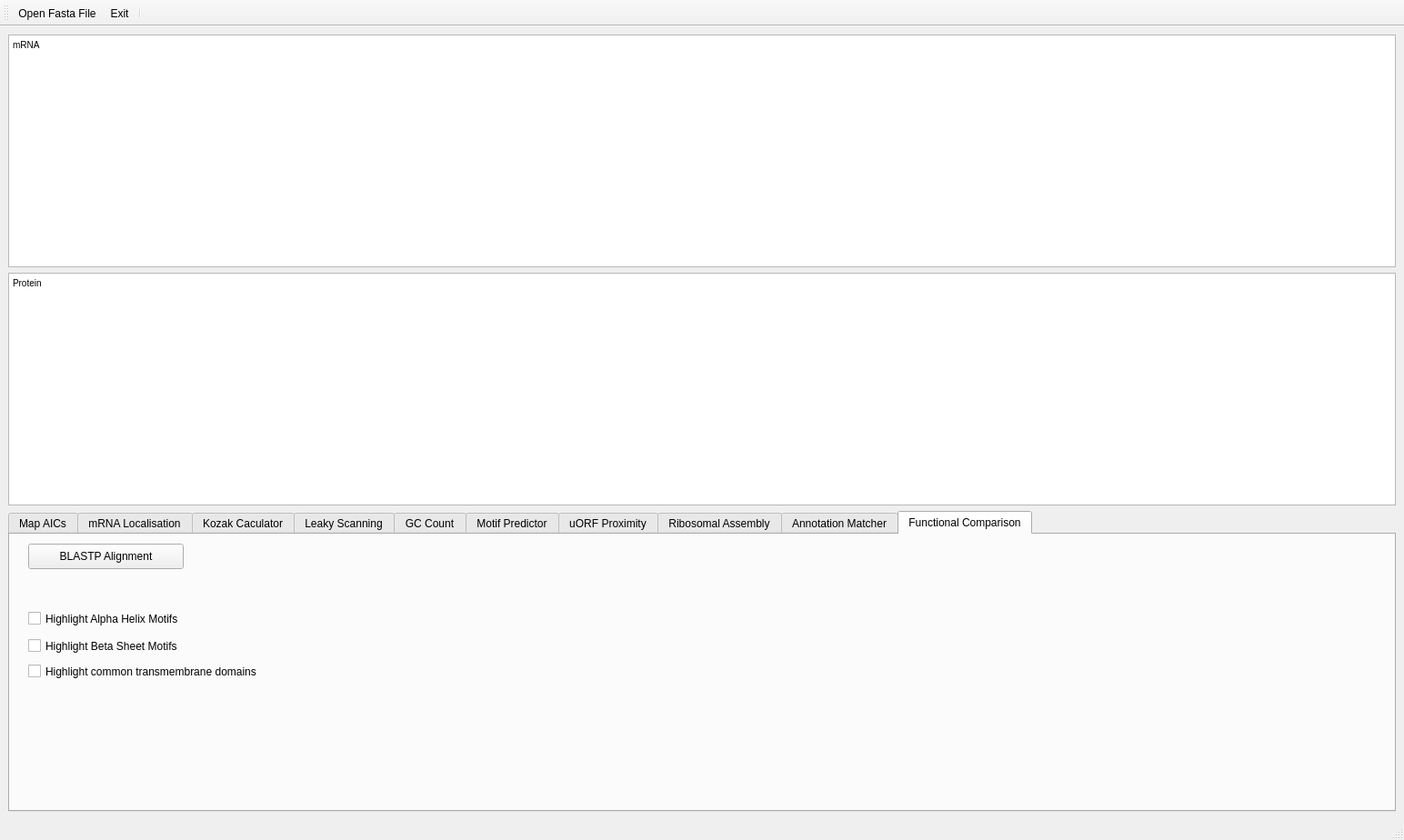
<?xml version="1.0" encoding="UTF-8"?>
<ui version="4.0">
 <class>MainWindow</class>
 <widget class="QMainWindow" name="MainWindow">
  <property name="geometry">
   <rect>
    <x>0</x>
    <y>0</y>
    <width>1544</width>
    <height>924</height>
   </rect>
  </property>
  <property name="minimumSize">
   <size>
    <width>640</width>
    <height>480</height>
   </size>
  </property>
  <property name="windowTitle">
   <string>INITIATOR SET</string>
  </property>
  <property name="windowIcon">
   <iconset>
    <normaloff>../../../../media/Athamanatha/ee533586-5e99-4530-bbd4-33a5088972e4/initiator-set-gui-py-master_03Aug2022/initiator-set-gui-py-master/gui/resources/logo.png</normaloff>../../../../media/Athamanatha/ee533586-5e99-4530-bbd4-33a5088972e4/initiator-set-gui-py-master_03Aug2022/initiator-set-gui-py-master/gui/resources/logo.png</iconset>
  </property>
  <widget class="QWidget" name="centralwidget">
   <layout class="QVBoxLayout" name="verticalLayout_6">
    <item>
     <widget class="QTextEdit" name="showmRNA">
      <property name="readOnly">
       <bool>true</bool>
      </property>
      <property name="html">
       <string>&lt;!DOCTYPE HTML PUBLIC &quot;-//W3C//DTD HTML 4.0//EN&quot; &quot;http://www.w3.org/TR/REC-html40/strict.dtd&quot;&gt;
&lt;html&gt;&lt;head&gt;&lt;meta name=&quot;qrichtext&quot; content=&quot;1&quot; /&gt;&lt;style type=&quot;text/css&quot;&gt;
p, li { white-space: pre-wrap; }
&lt;/style&gt;&lt;/head&gt;&lt;body style=&quot; font-family:'Noto Sans'; font-size:10.5pt; font-weight:400; font-style:normal;&quot;&gt;
&lt;p style=&quot; margin-top:0px; margin-bottom:0px; margin-left:0px; margin-right:0px; -qt-block-indent:0; text-indent:0px;&quot;&gt;&lt;span style=&quot; font-family:'MS Shell Dlg 2'; font-size:7.8pt;&quot;&gt;mRNA&lt;/span&gt;&lt;/p&gt;&lt;/body&gt;&lt;/html&gt;</string>
      </property>
     </widget>
    </item>
    <item>
     <widget class="QTextEdit" name="showProtein">
      <property name="readOnly">
       <bool>true</bool>
      </property>
      <property name="html">
       <string>&lt;!DOCTYPE HTML PUBLIC &quot;-//W3C//DTD HTML 4.0//EN&quot; &quot;http://www.w3.org/TR/REC-html40/strict.dtd&quot;&gt;
&lt;html&gt;&lt;head&gt;&lt;meta name=&quot;qrichtext&quot; content=&quot;1&quot; /&gt;&lt;style type=&quot;text/css&quot;&gt;
p, li { white-space: pre-wrap; }
&lt;/style&gt;&lt;/head&gt;&lt;body style=&quot; font-family:'Noto Sans'; font-size:10.5pt; font-weight:400; font-style:normal;&quot;&gt;
&lt;p style=&quot; margin-top:0px; margin-bottom:0px; margin-left:0px; margin-right:0px; -qt-block-indent:0; text-indent:0px;&quot;&gt;&lt;span style=&quot; font-family:'MS Shell Dlg 2'; font-size:7.8pt;&quot;&gt;Protein&lt;/span&gt;&lt;/p&gt;&lt;/body&gt;&lt;/html&gt;</string>
      </property>
     </widget>
    </item>
    <item>
     <widget class="QTabWidget" name="tabSubmodules">
      <property name="enabled">
       <bool>true</bool>
      </property>
      <property name="minimumSize">
       <size>
        <width>1211</width>
        <height>0</height>
       </size>
      </property>
      <property name="currentIndex">
       <number>9</number>
      </property>
      <widget class="QWidget" name="MapAICs">
       <property name="toolTip">
        <string>&lt;html&gt;&lt;head/&gt;&lt;body&gt;&lt;p&gt;MapAICs&lt;/p&gt;&lt;/body&gt;&lt;/html&gt;</string>
       </property>
       <property name="toolTipDuration">
        <number>1</number>
       </property>
       <property name="whatsThis">
        <string>&lt;html&gt;&lt;head/&gt;&lt;body&gt;&lt;p&gt;MapAICs&lt;/p&gt;&lt;/body&gt;&lt;/html&gt;</string>
       </property>
       <property name="accessibleName">
        <string>MapAICs</string>
       </property>
       <property name="accessibleDescription">
        <string>MapAICs</string>
       </property>
       <property name="styleSheet">
        <string notr="true">MapAICs</string>
       </property>
       <attribute name="title">
        <string>Map AICs</string>
       </attribute>
       <widget class="QWidget" name="layoutWidget">
        <property name="geometry">
         <rect>
          <x>10</x>
          <y>11</y>
          <width>1181</width>
          <height>274</height>
         </rect>
        </property>
        <layout class="QHBoxLayout" name="horizontalLayout_4">
         <item>
          <layout class="QVBoxLayout" name="verticalLayout_5">
           <property name="sizeConstraint">
            <enum>QLayout::SetFixedSize</enum>
           </property>
           <item>
            <layout class="QGridLayout" name="gridLayout_2">
             <item row="0" column="0">
              <widget class="QCheckBox" name="checkBox">
               <property name="text">
                <string>Relative to 100</string>
               </property>
              </widget>
             </item>
             <item row="1" column="0">
              <widget class="QCheckBox" name="displayMapAICsResult">
               <property name="enabled">
                <bool>false</bool>
               </property>
               <property name="cursor">
                <cursorShape>PointingHandCursor</cursorShape>
               </property>
               <property name="text">
                <string>Display on sequence</string>
               </property>
               <property name="checked">
                <bool>true</bool>
               </property>
              </widget>
             </item>
            </layout>
           </item>
           <item>
            <widget class="QGroupBox" name="groupBox_3">
             <property name="maximumSize">
              <size>
               <width>10000</width>
               <height>16777215</height>
              </size>
             </property>
             <property name="title">
              <string>From file</string>
             </property>
             <layout class="QVBoxLayout" name="verticalLayout_3">
              <property name="spacing">
               <number>0</number>
              </property>
              <property name="leftMargin">
               <number>0</number>
              </property>
              <property name="topMargin">
               <number>9</number>
              </property>
              <property name="rightMargin">
               <number>0</number>
              </property>
              <property name="bottomMargin">
               <number>0</number>
              </property>
              <item>
               <widget class="QPushButton" name="selectMapAICsData">
                <property name="enabled">
                 <bool>true</bool>
                </property>
                <property name="sizePolicy">
                 <sizepolicy hsizetype="Minimum" vsizetype="Fixed">
                  <horstretch>0</horstretch>
                  <verstretch>0</verstretch>
                 </sizepolicy>
                </property>
                <property name="minimumSize">
                 <size>
                  <width>200</width>
                  <height>30</height>
                 </size>
                </property>
                <property name="maximumSize">
                 <size>
                  <width>10000</width>
                  <height>16777215</height>
                 </size>
                </property>
                <property name="toolTip">
                 <string>Select data File</string>
                </property>
                <property name="toolTipDuration">
                 <number>1</number>
                </property>
                <property name="text">
                 <string>Data Selector</string>
                </property>
               </widget>
              </item>
             </layout>
            </widget>
           </item>
           <item>
            <widget class="QGroupBox" name="groupBox_6">
             <property name="maximumSize">
              <size>
               <width>10000</width>
               <height>16777215</height>
              </size>
             </property>
             <property name="title">
              <string>Apply probabilities to codons (all reading frames)</string>
             </property>
             <layout class="QVBoxLayout" name="verticalLayout_12">
              <property name="spacing">
               <number>0</number>
              </property>
              <property name="leftMargin">
               <number>0</number>
              </property>
              <property name="topMargin">
               <number>9</number>
              </property>
              <property name="rightMargin">
               <number>0</number>
              </property>
              <property name="bottomMargin">
               <number>0</number>
              </property>
              <item>
               <widget class="QPushButton" name="analyzeMapAICs">
                <property name="sizePolicy">
                 <sizepolicy hsizetype="Minimum" vsizetype="Fixed">
                  <horstretch>0</horstretch>
                  <verstretch>0</verstretch>
                 </sizepolicy>
                </property>
                <property name="minimumSize">
                 <size>
                  <width>200</width>
                  <height>30</height>
                 </size>
                </property>
                <property name="maximumSize">
                 <size>
                  <width>10000</width>
                  <height>16777215</height>
                 </size>
                </property>
                <property name="toolTip">
                 <string>Analyze AICs</string>
                </property>
                <property name="toolTipDuration">
                 <number>1000</number>
                </property>
                <property name="text">
                 <string>Analyze</string>
                </property>
               </widget>
              </item>
             </layout>
            </widget>
           </item>
           <item>
            <spacer name="verticalSpacer_2">
             <property name="orientation">
              <enum>Qt::Vertical</enum>
             </property>
             <property name="sizeHint" stdset="0">
              <size>
               <width>360</width>
               <height>18</height>
              </size>
             </property>
            </spacer>
           </item>
           <item>
            <spacer name="verticalSpacer">
             <property name="orientation">
              <enum>Qt::Vertical</enum>
             </property>
             <property name="sizeHint" stdset="0">
              <size>
               <width>17</width>
               <height>28</height>
              </size>
             </property>
            </spacer>
           </item>
          </layout>
         </item>
         <item>
          <widget class="QGroupBox" name="groupBox_2">
           <property name="title">
            <string>Data</string>
           </property>
           <layout class="QGridLayout" name="gridLayout_4">
            <item row="0" column="0">
             <layout class="QVBoxLayout" name="verticalLayout">
              <item>
               <widget class="QTableWidget" name="tableWidgetMapAICs">
                <property name="minimumSize">
                 <size>
                  <width>431</width>
                  <height>181</height>
                 </size>
                </property>
                <property name="sortingEnabled">
                 <bool>false</bool>
                </property>
                <property name="rowCount">
                 <number>64</number>
                </property>
                <property name="columnCount">
                 <number>3</number>
                </property>
                <attribute name="horizontalHeaderVisible">
                 <bool>false</bool>
                </attribute>
                <attribute name="horizontalHeaderCascadingSectionResizes">
                 <bool>false</bool>
                </attribute>
                <attribute name="horizontalHeaderShowSortIndicator" stdset="0">
                 <bool>false</bool>
                </attribute>
                <attribute name="verticalHeaderCascadingSectionResizes">
                 <bool>false</bool>
                </attribute>
                <attribute name="verticalHeaderShowSortIndicator" stdset="0">
                 <bool>false</bool>
                </attribute>
                <row/>
                <row/>
                <row/>
                <row/>
                <row/>
                <row/>
                <row/>
                <row/>
                <row/>
                <row/>
                <row/>
                <row/>
                <row/>
                <row/>
                <row/>
                <row/>
                <row/>
                <row/>
                <row/>
                <row/>
                <row/>
                <row/>
                <row/>
                <row/>
                <row/>
                <row/>
                <row/>
                <row/>
                <row/>
                <row/>
                <row/>
                <row/>
                <row/>
                <row/>
                <row/>
                <row/>
                <row/>
                <row/>
                <row/>
                <row/>
                <row/>
                <row/>
                <row/>
                <row/>
                <row/>
                <row/>
                <row/>
                <row/>
                <row/>
                <row/>
                <row/>
                <row/>
                <row/>
                <row/>
                <row/>
                <row/>
                <row/>
                <row/>
                <row/>
                <row/>
                <row/>
                <row/>
                <row/>
                <row/>
                <column>
                 <property name="text">
                  <string>Codon</string>
                 </property>
                </column>
                <column>
                 <property name="text">
                  <string>Weight</string>
                 </property>
                </column>
                <column>
                 <property name="text">
                  <string>Normal</string>
                 </property>
                </column>
               </widget>
              </item>
              <item>
               <layout class="QHBoxLayout" name="horizontalLayout_3">
                <item>
                 <widget class="QPushButton" name="saveMapAICsData">
                  <property name="text">
                   <string>Save</string>
                  </property>
                 </widget>
                </item>
                <item>
                 <widget class="QPushButton" name="resetMapAICsData">
                  <property name="text">
                   <string>Reset</string>
                  </property>
                 </widget>
                </item>
               </layout>
              </item>
             </layout>
            </item>
           </layout>
          </widget>
         </item>
         <item>
          <spacer name="horizontalSpacer_2">
           <property name="orientation">
            <enum>Qt::Horizontal</enum>
           </property>
           <property name="sizeHint" stdset="0">
            <size>
             <width>346</width>
             <height>20</height>
            </size>
           </property>
          </spacer>
         </item>
        </layout>
       </widget>
      </widget>
      <widget class="QWidget" name="mRNALocalisation">
       <attribute name="title">
        <string>mRNA Localisation</string>
       </attribute>
      </widget>
      <widget class="QWidget" name="KozakCaculator">
       <attribute name="title">
        <string>Kozak Caculator</string>
       </attribute>
       <layout class="QHBoxLayout" name="horizontalLayout_2">
        <item>
         <layout class="QVBoxLayout" name="verticalLayout_4">
          <item>
           <widget class="QGroupBox" name="groupConservedThreshold">
            <property name="minimumSize">
             <size>
              <width>150</width>
              <height>59</height>
             </size>
            </property>
            <property name="title">
             <string>Conserved Threshold</string>
            </property>
            <layout class="QGridLayout" name="gridLayout">
             <item row="0" column="0">
              <widget class="QLineEdit" name="showConservedThreshold"/>
             </item>
            </layout>
           </widget>
          </item>
          <item>
           <widget class="QGroupBox" name="groupConserved">
            <property name="minimumSize">
             <size>
              <width>150</width>
              <height>59</height>
             </size>
            </property>
            <property name="title">
             <string>Conserved</string>
            </property>
            <layout class="QGridLayout" name="gridLayout_3">
             <item row="0" column="0">
              <widget class="QLineEdit" name="showConversed"/>
             </item>
            </layout>
           </widget>
          </item>
          <item>
           <widget class="QGroupBox" name="groupBox_4">
            <property name="title">
             <string>From File</string>
            </property>
            <layout class="QGridLayout" name="gridLayout_6">
             <property name="leftMargin">
              <number>0</number>
             </property>
             <property name="rightMargin">
              <number>0</number>
             </property>
             <property name="bottomMargin">
              <number>0</number>
             </property>
             <item row="0" column="1">
              <widget class="QPushButton" name="selectKozakData">
               <property name="minimumSize">
                <size>
                 <width>0</width>
                 <height>0</height>
                </size>
               </property>
               <property name="maximumSize">
                <size>
                 <width>1500</width>
                 <height>509</height>
                </size>
               </property>
               <property name="text">
                <string>Data Selector</string>
               </property>
              </widget>
             </item>
            </layout>
           </widget>
          </item>
          <item>
           <widget class="QPushButton" name="analyzeKozakContext">
            <property name="minimumSize">
             <size>
              <width>0</width>
              <height>40</height>
             </size>
            </property>
            <property name="toolTip">
             <string>Analyze AICs</string>
            </property>
            <property name="toolTipDuration">
             <number>1000</number>
            </property>
            <property name="styleSheet">
             <string notr="true"/>
            </property>
            <property name="text">
             <string>Analyze</string>
            </property>
           </widget>
          </item>
          <item>
           <spacer name="verticalSpacer_4">
            <property name="orientation">
             <enum>Qt::Vertical</enum>
            </property>
            <property name="sizeHint" stdset="0">
             <size>
              <width>20</width>
              <height>13</height>
             </size>
            </property>
           </spacer>
          </item>
          <item>
           <spacer name="verticalSpacer_3">
            <property name="orientation">
             <enum>Qt::Vertical</enum>
            </property>
            <property name="sizeHint" stdset="0">
             <size>
              <width>20</width>
              <height>18</height>
             </size>
            </property>
           </spacer>
          </item>
         </layout>
        </item>
        <item>
         <widget class="QGroupBox" name="KozakContext">
          <property name="sizePolicy">
           <sizepolicy hsizetype="Preferred" vsizetype="Preferred">
            <horstretch>0</horstretch>
            <verstretch>0</verstretch>
           </sizepolicy>
          </property>
          <property name="title">
           <string>Kozak Context</string>
          </property>
          <layout class="QVBoxLayout" name="verticalLayout_8">
           <item>
            <layout class="QVBoxLayout" name="verticalLayout_7">
             <item>
              <widget class="QTableWidget" name="tableWidgetKozak">
               <property name="sizePolicy">
                <sizepolicy hsizetype="Preferred" vsizetype="Preferred">
                 <horstretch>100</horstretch>
                 <verstretch>50</verstretch>
                </sizepolicy>
               </property>
               <property name="minimumSize">
                <size>
                 <width>800</width>
                 <height>150</height>
                </size>
               </property>
               <property name="sizeAdjustPolicy">
                <enum>QAbstractScrollArea::AdjustToContents</enum>
               </property>
               <property name="rowCount">
                <number>6</number>
               </property>
               <row>
                <property name="text">
                 <string>Context name</string>
                </property>
               </row>
               <row>
                <property name="text">
                 <string>Importance</string>
                </property>
               </row>
               <row>
                <property name="text">
                 <string>A Weight</string>
                </property>
               </row>
               <row>
                <property name="text">
                 <string>U Weight</string>
                </property>
               </row>
               <row>
                <property name="text">
                 <string>G Weight</string>
                </property>
               </row>
               <row>
                <property name="text">
                 <string>C Weight</string>
                </property>
               </row>
               <column>
                <property name="text">
                 <string>+1 pos</string>
                </property>
               </column>
               <column>
                <property name="text">
                 <string>+2 pos</string>
                </property>
               </column>
               <column>
                <property name="text">
                 <string>+3 pos</string>
                </property>
               </column>
              </widget>
             </item>
             <item>
              <layout class="QHBoxLayout" name="horizontalLayout">
               <item>
                <widget class="QPushButton" name="saveKozakContext">
                 <property name="text">
                  <string>Save</string>
                 </property>
                </widget>
               </item>
               <item>
                <widget class="QPushButton" name="resetKozakContext">
                 <property name="text">
                  <string>Reset</string>
                 </property>
                </widget>
               </item>
              </layout>
             </item>
            </layout>
           </item>
          </layout>
         </widget>
        </item>
       </layout>
      </widget>
      <widget class="QWidget" name="LeakyScanning">
       <attribute name="title">
        <string>Leaky Scanning</string>
       </attribute>
       <layout class="QHBoxLayout" name="horizontalLayout_6">
        <item>
         <layout class="QHBoxLayout" name="horizontalLayout_5">
          <item>
           <layout class="QVBoxLayout" name="verticalLayout_11">
            <item>
             <widget class="QPushButton" name="calculateLeaky">
              <property name="sizePolicy">
               <sizepolicy hsizetype="Fixed" vsizetype="Fixed">
                <horstretch>0</horstretch>
                <verstretch>0</verstretch>
               </sizepolicy>
              </property>
              <property name="minimumSize">
               <size>
                <width>200</width>
                <height>0</height>
               </size>
              </property>
              <property name="maximumSize">
               <size>
                <width>200</width>
                <height>16777215</height>
               </size>
              </property>
              <property name="text">
               <string>Calculate</string>
              </property>
             </widget>
            </item>
            <item>
             <widget class="QPushButton" name="translate2Protein">
              <property name="sizePolicy">
               <sizepolicy hsizetype="Fixed" vsizetype="Fixed">
                <horstretch>0</horstretch>
                <verstretch>0</verstretch>
               </sizepolicy>
              </property>
              <property name="minimumSize">
               <size>
                <width>200</width>
                <height>0</height>
               </size>
              </property>
              <property name="maximumSize">
               <size>
                <width>200</width>
                <height>16777215</height>
               </size>
              </property>
              <property name="text">
               <string>Translate to Protein</string>
              </property>
             </widget>
            </item>
            <item>
             <layout class="QVBoxLayout" name="verticalLayout_10">
              <item>
               <widget class="QLabel" name="label_2">
                <property name="sizePolicy">
                 <sizepolicy hsizetype="Fixed" vsizetype="Fixed">
                  <horstretch>0</horstretch>
                  <verstretch>0</verstretch>
                 </sizepolicy>
                </property>
                <property name="text">
                 <string>Threshold</string>
                </property>
               </widget>
              </item>
              <item>
               <widget class="QLineEdit" name="showThresholdLeaky">
                <property name="sizePolicy">
                 <sizepolicy hsizetype="Fixed" vsizetype="Fixed">
                  <horstretch>0</horstretch>
                  <verstretch>0</verstretch>
                 </sizepolicy>
                </property>
                <property name="minimumSize">
                 <size>
                  <width>200</width>
                  <height>0</height>
                 </size>
                </property>
                <property name="maximumSize">
                 <size>
                  <width>200</width>
                  <height>16777215</height>
                 </size>
                </property>
               </widget>
              </item>
             </layout>
            </item>
            <item>
             <layout class="QVBoxLayout" name="verticalLayout_9">
              <item>
               <widget class="QLabel" name="label">
                <property name="sizePolicy">
                 <sizepolicy hsizetype="Fixed" vsizetype="Fixed">
                  <horstretch>0</horstretch>
                  <verstretch>0</verstretch>
                 </sizepolicy>
                </property>
                <property name="text">
                 <string>Is leaky?</string>
                </property>
               </widget>
              </item>
              <item>
               <widget class="QLineEdit" name="showIsLeaky">
                <property name="sizePolicy">
                 <sizepolicy hsizetype="Fixed" vsizetype="Fixed">
                  <horstretch>0</horstretch>
                  <verstretch>0</verstretch>
                 </sizepolicy>
                </property>
                <property name="minimumSize">
                 <size>
                  <width>200</width>
                  <height>0</height>
                 </size>
                </property>
                <property name="maximumSize">
                 <size>
                  <width>200</width>
                  <height>16777215</height>
                 </size>
                </property>
               </widget>
              </item>
             </layout>
            </item>
            <item>
             <spacer name="verticalSpacer_6">
              <property name="orientation">
               <enum>Qt::Vertical</enum>
              </property>
              <property name="sizeHint" stdset="0">
               <size>
                <width>20</width>
                <height>40</height>
               </size>
              </property>
             </spacer>
            </item>
            <item>
             <spacer name="verticalSpacer_5">
              <property name="orientation">
               <enum>Qt::Vertical</enum>
              </property>
              <property name="sizeHint" stdset="0">
               <size>
                <width>20</width>
                <height>28</height>
               </size>
              </property>
             </spacer>
            </item>
           </layout>
          </item>
          <item>
           <widget class="QGroupBox" name="groupBox_5">
            <property name="title">
             <string>Proteins</string>
            </property>
            <layout class="QGridLayout" name="gridLayout_5">
             <item row="0" column="0">
              <widget class="QTableWidget" name="showTableWidgetProteins">
               <property name="sizePolicy">
                <sizepolicy hsizetype="Preferred" vsizetype="Preferred">
                 <horstretch>0</horstretch>
                 <verstretch>0</verstretch>
                </sizepolicy>
               </property>
              </widget>
             </item>
            </layout>
           </widget>
          </item>
         </layout>
        </item>
       </layout>
      </widget>
      <widget class="QWidget" name="GCCount">
       <property name="enabled">
        <bool>true</bool>
       </property>
       <attribute name="title">
        <string>GC Count</string>
       </attribute>
      </widget>
      <widget class="QWidget" name="MotifPredictor">
       <attribute name="title">
        <string>Motif Predictor</string>
       </attribute>
      </widget>
      <widget class="QWidget" name="uORFProximity">
       <attribute name="title">
        <string>uORF Proximity</string>
       </attribute>
      </widget>
      <widget class="QWidget" name="RibosomalAssembly">
       <attribute name="title">
        <string>Ribosomal Assembly</string>
       </attribute>
      </widget>
      <widget class="QWidget" name="AnnotationMatcher">
       <attribute name="title">
        <string>Annotation Matcher</string>
       </attribute>
      </widget>
      <widget class="QWidget" name="FunctionalComparison">
       <attribute name="title">
        <string>Functional Comparison</string>
       </attribute>
       <widget class="QPushButton" name="pushButton">
        <property name="geometry">
         <rect>
          <x>20</x>
          <y>10</y>
          <width>171</width>
          <height>28</height>
         </rect>
        </property>
        <property name="text">
         <string>BLASTP Alignment</string>
        </property>
       </widget>
       <widget class="QCheckBox" name="checkBox_2">
        <property name="geometry">
         <rect>
          <x>20</x>
          <y>80</y>
          <width>241</width>
          <height>25</height>
         </rect>
        </property>
        <property name="text">
         <string>Highlight Alpha Helix Motifs</string>
        </property>
       </widget>
       <widget class="QCheckBox" name="checkBox_3">
        <property name="geometry">
         <rect>
          <x>20</x>
          <y>110</y>
          <width>231</width>
          <height>25</height>
         </rect>
        </property>
        <property name="text">
         <string>Highlight Beta Sheet Motifs</string>
        </property>
       </widget>
       <widget class="QCheckBox" name="checkBox_4">
        <property name="geometry">
         <rect>
          <x>20</x>
          <y>140</y>
          <width>331</width>
          <height>21</height>
         </rect>
        </property>
        <property name="text">
         <string>Highlight common transmembrane domains</string>
        </property>
       </widget>
      </widget>
     </widget>
    </item>
   </layout>
  </widget>
  <widget class="QToolBar" name="toolBar">
   <property name="windowTitle">
    <string>toolBar</string>
   </property>
   <attribute name="toolBarArea">
    <enum>TopToolBarArea</enum>
   </attribute>
   <attribute name="toolBarBreak">
    <bool>false</bool>
   </attribute>
   <addaction name="actionOpen_Fasta_File"/>
   <addaction name="actionExit"/>
   <addaction name="separator"/>
  </widget>
  <widget class="QStatusBar" name="statusbar"/>
  <action name="actionOpen_Fasta_File">
   <property name="icon">
    <iconset>
     <normaloff>../../../../media/Athamanatha/Users/Admin/.designer/backup/resources/file-open.png</normaloff>../../../../media/Athamanatha/Users/Admin/.designer/backup/resources/file-open.png</iconset>
   </property>
   <property name="text">
    <string>Open Fasta File</string>
   </property>
  </action>
  <action name="actionExit">
   <property name="icon">
    <iconset>
     <normaloff>../../../../media/Athamanatha/Users/Admin/.designer/backup/resources/file-exit.png</normaloff>../../../../media/Athamanatha/Users/Admin/.designer/backup/resources/file-exit.png</iconset>
   </property>
   <property name="text">
    <string>Exit</string>
   </property>
   <property name="toolTip">
    <string>&lt;html&gt;&lt;head/&gt;&lt;body&gt;&lt;p&gt;Exit this application&lt;/p&gt;&lt;/body&gt;&lt;/html&gt;</string>
   </property>
   <property name="shortcut">
    <string>Ctrl+X</string>
   </property>
  </action>
 </widget>
 <resources/>
 <connections>
  <connection>
   <sender>actionOpen_Fasta_File</sender>
   <signal>triggered()</signal>
   <receiver>MainWindow</receiver>
   <slot>openFastaFile_clicked()</slot>
   <hints>
    <hint type="sourcelabel">
     <x>-1</x>
     <y>-1</y>
    </hint>
    <hint type="destinationlabel">
     <x>399</x>
     <y>299</y>
    </hint>
   </hints>
  </connection>
  <connection>
   <sender>actionExit</sender>
   <signal>triggered()</signal>
   <receiver>MainWindow</receiver>
   <slot>close()</slot>
   <hints>
    <hint type="sourcelabel">
     <x>-1</x>
     <y>-1</y>
    </hint>
    <hint type="destinationlabel">
     <x>394</x>
     <y>279</y>
    </hint>
   </hints>
  </connection>
  <connection>
   <sender>selectMapAICsData</sender>
   <signal>clicked()</signal>
   <receiver>MainWindow</receiver>
   <slot>selectMapAICsData_clicked()</slot>
   <hints>
    <hint type="sourcelabel">
     <x>378</x>
     <y>698</y>
    </hint>
    <hint type="destinationlabel">
     <x>326</x>
     <y>875</y>
    </hint>
   </hints>
  </connection>
  <connection>
   <sender>analyzeMapAICs</sender>
   <signal>clicked()</signal>
   <receiver>MainWindow</receiver>
   <slot>analyzeMapAICs_clicked()</slot>
   <hints>
    <hint type="sourcelabel">
     <x>209</x>
     <y>777</y>
    </hint>
    <hint type="destinationlabel">
     <x>7</x>
     <y>759</y>
    </hint>
   </hints>
  </connection>
  <connection>
   <sender>calculateLeaky</sender>
   <signal>clicked()</signal>
   <receiver>MainWindow</receiver>
   <slot>calculateLeaky_clicked()</slot>
   <hints>
    <hint type="sourcelabel">
     <x>130</x>
     <y>534</y>
    </hint>
    <hint type="destinationlabel">
     <x>131</x>
     <y>900</y>
    </hint>
   </hints>
  </connection>
  <connection>
   <sender>translate2Protein</sender>
   <signal>clicked()</signal>
   <receiver>MainWindow</receiver>
   <slot>translateToProteins_clicked()</slot>
   <hints>
    <hint type="sourcelabel">
     <x>93</x>
     <y>574</y>
    </hint>
    <hint type="destinationlabel">
     <x>94</x>
     <y>887</y>
    </hint>
   </hints>
  </connection>
  <connection>
   <sender>selectKozakData</sender>
   <signal>clicked()</signal>
   <receiver>MainWindow</receiver>
   <slot>selectKozakData_clicked()</slot>
   <hints>
    <hint type="sourcelabel">
     <x>125</x>
     <y>736</y>
    </hint>
    <hint type="destinationlabel">
     <x>141</x>
     <y>904</y>
    </hint>
   </hints>
  </connection>
  <connection>
   <sender>showThresholdLeaky</sender>
   <signal>textEdited(QString)</signal>
   <receiver>MainWindow</receiver>
   <slot>updateLeakyThreshold(QString)</slot>
   <hints>
    <hint type="sourcelabel">
     <x>66</x>
     <y>683</y>
    </hint>
    <hint type="destinationlabel">
     <x>59</x>
     <y>888</y>
    </hint>
   </hints>
  </connection>
  <connection>
   <sender>resetMapAICsData</sender>
   <signal>clicked()</signal>
   <receiver>MainWindow</receiver>
   <slot>resetMapAICsData_clicked()</slot>
   <hints>
    <hint type="sourcelabel">
     <x>686</x>
     <y>768</y>
    </hint>
    <hint type="destinationlabel">
     <x>937</x>
     <y>890</y>
    </hint>
   </hints>
  </connection>
  <connection>
   <sender>saveMapAICsData</sender>
   <signal>clicked()</signal>
   <receiver>MainWindow</receiver>
   <slot>saveMapAICsData_clicked()</slot>
   <hints>
    <hint type="sourcelabel">
     <x>588</x>
     <y>768</y>
    </hint>
    <hint type="destinationlabel">
     <x>580</x>
     <y>883</y>
    </hint>
   </hints>
  </connection>
  <connection>
   <sender>saveMapAICsData</sender>
   <signal>clicked()</signal>
   <receiver>MainWindow</receiver>
   <slot>saveMapAICsData_clicked()</slot>
   <hints>
    <hint type="sourcelabel">
     <x>551</x>
     <y>768</y>
    </hint>
    <hint type="destinationlabel">
     <x>379</x>
     <y>897</y>
    </hint>
   </hints>
  </connection>
  <connection>
   <sender>displayMapAICsResult</sender>
   <signal>clicked(bool)</signal>
   <receiver>MainWindow</receiver>
   <slot>displayMapAICsResult_clicked(bool)</slot>
   <hints>
    <hint type="sourcelabel">
     <x>383</x>
     <y>618</y>
    </hint>
    <hint type="destinationlabel">
     <x>210</x>
     <y>878</y>
    </hint>
   </hints>
  </connection>
  <connection>
   <sender>analyzeKozakContext</sender>
   <signal>clicked()</signal>
   <receiver>MainWindow</receiver>
   <slot>analyzeKozakContext_clicked()</slot>
   <hints>
    <hint type="sourcelabel">
     <x>124</x>
     <y>833</y>
    </hint>
    <hint type="destinationlabel">
     <x>446</x>
     <y>893</y>
    </hint>
   </hints>
  </connection>
 </connections>
 <slots>
  <slot>openFastaFile_clicked()</slot>
  <slot>selectMapAICsData_clicked()</slot>
  <slot>analyzeMapAICs_clicked()</slot>
  <slot>displayMapAICsResult_clicked(bool)</slot>
  <slot>selectKozakData_clicked()</slot>
  <slot>analyzeKozakContext_clicked()</slot>
  <slot>saveMapAICsData_clicked()</slot>
  <slot>resetMapAICsData_clicked()</slot>
  <slot>itemChangedMapAICs_clicked(QTableWidgetItem*)</slot>
  <slot>calculateLeaky_clicked()</slot>
  <slot>translateToProteins_clicked()</slot>
  <slot>updateLeakyThreshold(QString)</slot>
 </slots>
</ui>
